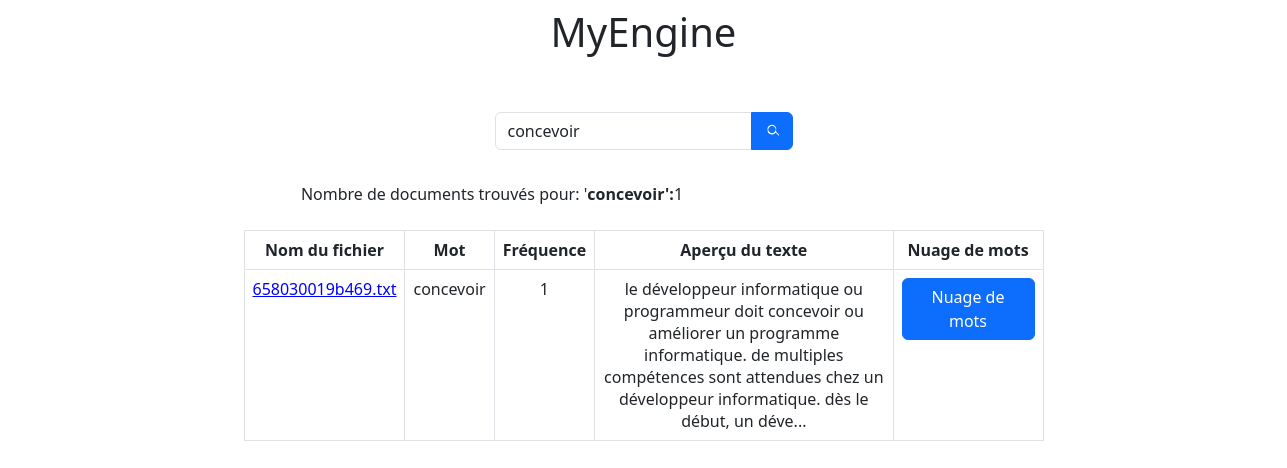
The app's page /showDocumentFind.php?word=concevoir with its own data.
### tables this page shows
CREATE TABLE `mot` (
  `id` int NOT NULL,
  `mot` varchar(250) NOT NULL
);

CREATE TABLE `document` (
  `id` int NOT NULL,
  `titre` varchar(250) NOT NULL,
  `path` varchar(250) NOT NULL,
  `content` text NOT NULL
);

### bdd.php (called while the page is built, shortened)
<?php
function getDocumentById(PDO $cnx, int $id): array
{
    $document = $cnx->prepare('SELECT * FROM document WHERE id = ?');
    $document->bindValue(1, $id);
    $document->execute();
    return $document ? $document->fetch() : [];
}
function findWord(PDO $cnx, string $word): array
{
    $wordInBdd = $cnx->prepare("SELECT * FROM `mot` WHERE mot LIKE '%' ? '%'");
    $wordInBdd->bindValue(1, $word);
    $wordInBdd->execute();
    $result = $wordInBdd->fetchAll();
    $documentsFind = [];
    foreach ($result as $wordBdd) {
        $wordAndDocuments = $cnx->prepare(
            'SELECT frequence, idDocument FROM document_mot WHERE idMot = ? ORDER BY frequence DESC'
        );
        $wordAndDocuments->bindValue(1, $wordBdd['id'], PDO::PARAM_INT);
        $wordAndDocuments->execute();
        foreach ($wordAndDocuments->fetchAll() as $wordAndDocument) {
            $doc = getDocumentById($cnx, $wordAndDocument['idDocument']);
            $documentsFind[] = [
                $doc['titre'],
                $wordAndDocument['frequence'],
                $wordBdd['mot'],
                $doc['path'],
                $wordAndDocument['idDocument'],
                $doc['content']
            ];
        }
    }
    $keyValues = array_column($documentsFind, 1);
    array_multisort($keyValues, SORT_DESC, $documentsFind);
    return $documentsFind;
}

### showDocumentFind.php (the view, shortened to what this page needs)
<!DOCTYPE>
<html lang="en">
<head>
    <link href="https://cdn.jsdelivr.net/npm/bootstrap@5.3.0-alpha3/dist/css/bootstrap.min.css" rel="stylesheet"
    >
    <link rel="stylesheet" href="./css/cloud.css">
</head>
<body>
    <div class="container mt-2">
        <h1 class="text-center">MyEngine</h1>
        <br><br>
        <form action="showDocumentFind.php" method="get">
            <div class="d-flex justify-content-center">
                <div class="mb-3" style="max-width: 400px;">
                    <div class="input-group">
                        <input
                            required="required" type="search"
                            class="form-control rounded-start" placeholder="Rechercher"
                            aria-label="Rechercher" name="word"
                            value=<?php echo $_GET['word'] ?? '' ?>
                        >
                        <button class="btn btn-primary rounded-end" type="submit">
                        </button>
                    </div>
                </div>
            </div>
        </form>
    </div>
    <div class="container text-center">
        <?php
            include 'utils.php';
            $documentsFind = findWord($cnx, $_GET['word']);
            echo "<div>";
            echo "<span class='mx-5' style='display:flex; position:relative; left: 15%'>
                Nombre de documents trouvés pour: '<b>" . $_GET['word'] . "':  </b>    "
                . '  ' . str_pad(count($documentsFind), 15, '  ', STR_PAD_LEFT);
            echo "</span>";
            echo "</div>";
            echo "<br>";
        ?>
        <table class="table table-bordered table-hover text-center mx-auto" style="max-width: 800px;">
            <thead>
                <tr>
                    <th>Nom du fichier</th>
                    <th>Mot</th>
                    <th>Fréquence</th>
                    <th>Aperçu du texte</th>
                    <th>Nuage de mots</th>
                </tr>
            </thead>
            <tbody>
                <?php
                    $page = $_GET['page'] ?? 1;
                    $nbElementInPage = 5;
                    $page = max(1, intval($page));
                    $start = ($page - 1) * $nbElementInPage;
                    $documents = array_slice($documentsFind, $start, $nbElementInPage);
                    foreach ($documents as $key => $document) {
                        echo "<tr>";
                            echo "<td>
                                <a href='./showContentFile.php?path=$document[3]' style='color:blue;'>
                                    $document[0]
                                </a>
                            </td>";
                            echo "<td>$document[2]</td>";
                            echo "<td>$document[1]</td>";
                            echo "<td>";
                                echo $document[5];
                            echo "<td data-document=" . $document[4] . " style='width:150px;'>
                                <a id='btn-cloud' class='btn btn-primary btn-cloud' role='button'>
                                    Nuage de mots
                                </a>
                            </td>";
                        echo "</tr>";
                    }
                ?>
            </tbody>
        </table>
    </div>
</body>
</html>

### records on screen
mot: id "1"
document: titre "658030019b469.txt", document "concevoir", id "1", content "le développeur informatique ou programmeur doit concevoir ou améliorer un programme informatique. de multiples compétences sont attendues chez un développeur informatique. dès le début, un déve..."

### other values on screen
$_GET['word'] "concevoir"
